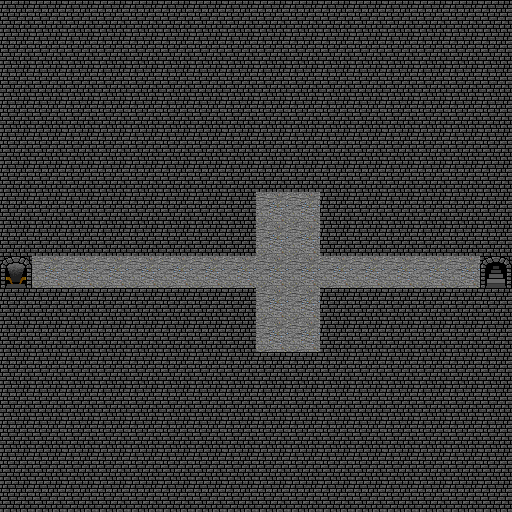

Tiled map render using the project's own tile images. Description and the map definition, with tile-layer contents summarised, below:
An orthogonal 16x16 tile map with 32x32 px tiles, 1 tile layer (Terrain) and 2 objects (2x Ogres).

<map version="1.0" orientation="orthogonal" width="16" height="16" tilewidth="32" tileheight="32">
 <tileset firstgid="1" name="dg_dungeon32" tilewidth="32" tileheight="32">
  <image source="gfx/dg_dungeon32.gif" width="288" height="320" />
  <tile id="0">
   <properties>
    <property name="display" value="#" />
    <property name="value" value="&quot;HARDWALL&quot;" />
   </properties>
  </tile>
  <tile id="6">
   <properties>
    <property name="display" value="*" />
   </properties>
  </tile>
  <tile id="12">
   <properties>
    <property name="display" value="+" />
    <property name="value" value="&quot;DOOR&quot;" />
   </properties>
  </tile>
  <tile id="15">
   <properties>
    <property name="display" value="&lt;" />
    <property name="value" value="&quot;FLAT_UP6&quot;" />
   </properties>
  </tile>
  <tile id="16">
   <properties>
    <property name="display" value="&gt;" />
    <property name="value" value="&quot;FLAT_DOWN4&quot;" />
   </properties>
  </tile>
  <tile id="54">
   <properties>
    <property name="display" value="&amp;" />
   </properties>
  </tile>
  <tile id="57">
   <properties>
    <property name="display" value="." />
    <property name="value" value="&quot;FLOOR&quot;" />
   </properties>
  </tile>
  <tile id="58">
   <properties>
    <property name="display" value=";" />
   </properties>
  </tile>
 </tileset>
 <layer name="Terrain" width="16" height="16">
  <data>[256 cells, 256 non-empty, 4 distinct tile ids]</data>
 </layer>
 <objectgroup name="Actor" width="16" height="16">
  <object name="Ogres" x="299" y="331" width="14" height="14">
   <properties>
    <property name="display" value="o" />
   </properties>
  </object>
  <object name="Ogres" x="302" y="198" width="14" height="14">
   <properties>
    <property name="display" value="O" />
   </properties>
  </object>
 </objectgroup>
</map>
